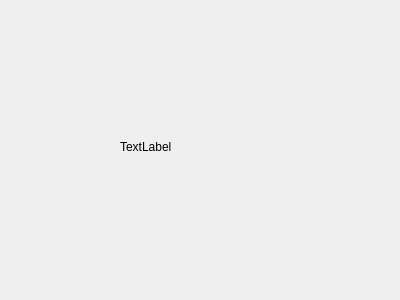
<?xml version="1.0" encoding="UTF-8"?>
<ui version="4.0">
 <class>process2</class>
 <widget class="QWidget" name="process2">
  <property name="geometry">
   <rect>
    <x>0</x>
    <y>0</y>
    <width>400</width>
    <height>300</height>
   </rect>
  </property>
  <property name="windowTitle">
   <string>Form</string>
  </property>
  <widget class="QLabel" name="process2Text">
   <property name="geometry">
    <rect>
     <x>120</x>
     <y>130</y>
     <width>129</width>
     <height>34</height>
    </rect>
   </property>
   <property name="text">
    <string>TextLabel</string>
   </property>
  </widget>
 </widget>
 <resources/>
 <connections/>
</ui>
